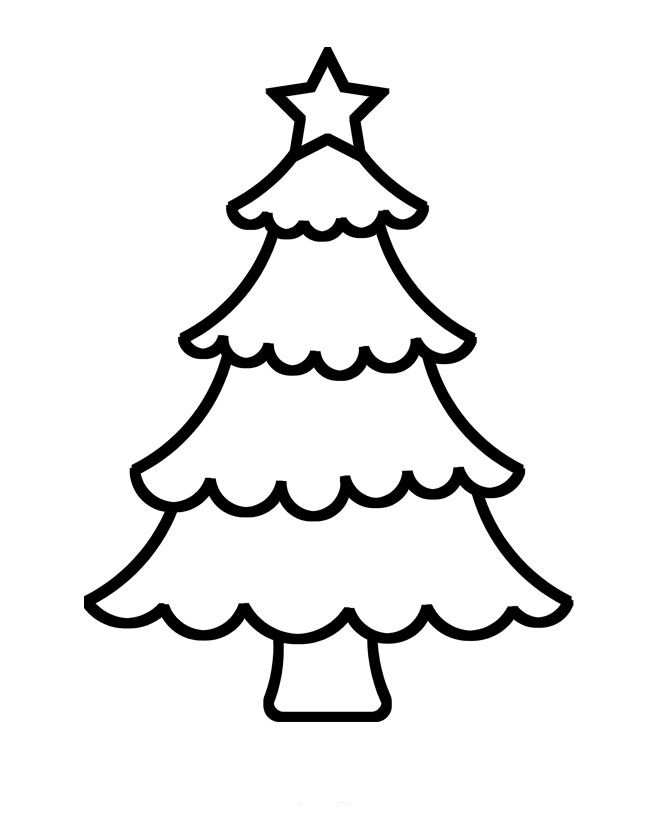
#> input picture pictures/empty.png, 650 x 815 px, found by its file name
$ python tree.py
#> lines starting #> are read from the running program, lines starting #| are printed output that depends on the picture; after the words box and inside, x2 and y2 are one past the last pixel; in counts of white or black regions, pixels touching at a corner belong together
import cv2
import numpy as np

empty_tree_img = cv2.imread(r'pictures\empty.png')
#> empty_tree_img is the input picture: shape (815, 650, 3); mean B, G, R 236.4, 236.4, 236.4
full_tree_img = cv2.imread(r'pictures\full.png')
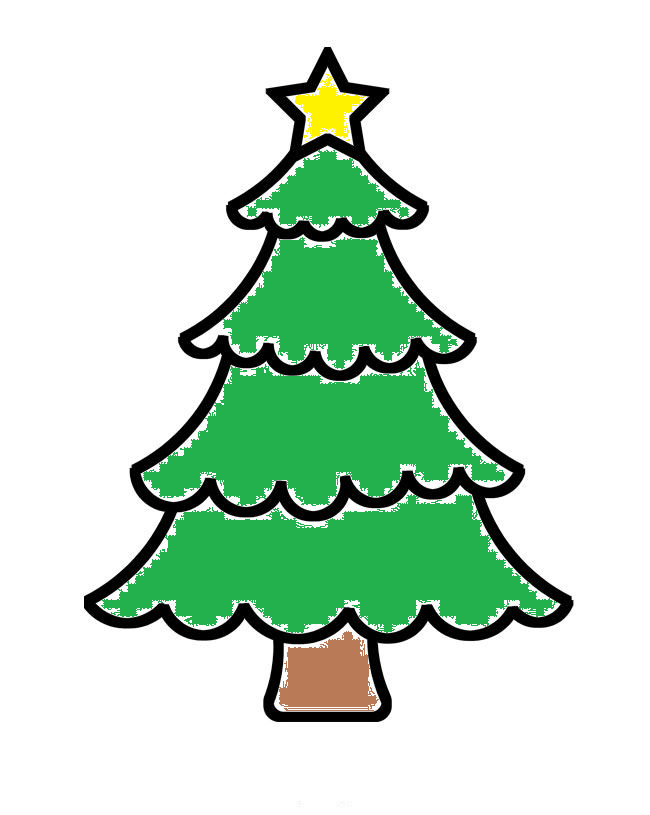
#> input picture pictures/full.png, 650 x 815 px, found by its file name
#> full_tree_img is the input picture: shape (815, 650, 3); mean B, G, R 203.3, 221.7, 198.1

cv2.namedWindow('score')

cumulative_score = 0
while True:

    text_color = (0,0,0)
    bar_color =  (255,255,255)
    img_size = 500
    empty_tree_img = cv2.resize(empty_tree_img, (img_size, img_size))
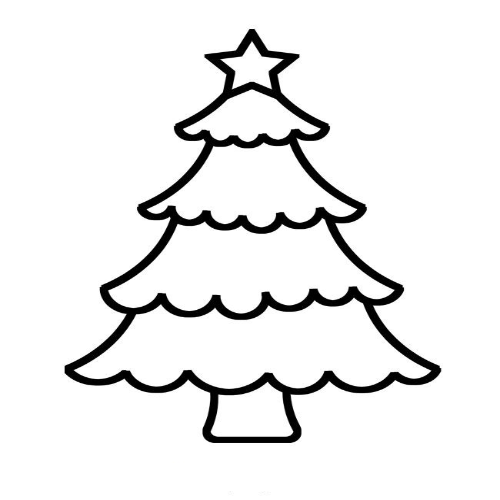
#> empty_tree_img: shape (500, 500, 3); mean B, G, R 236.4, 236.4, 236.4
    full_tree_img = cv2.resize(full_tree_img, (img_size, img_size))
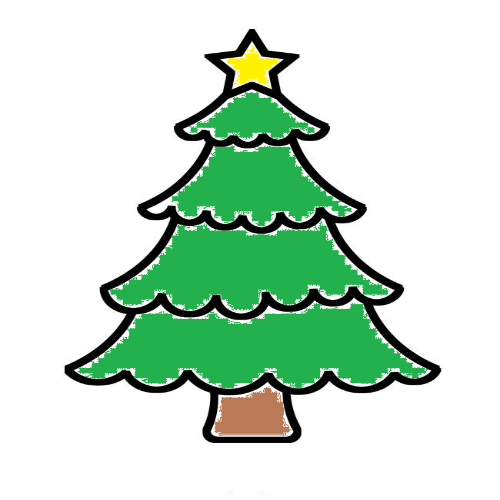
#> full_tree_img: shape (500, 500, 3); mean B, G, R 203.3, 221.7, 198.1


    # img = np.zeros((img_size, img_size, 3), np.uint8)

    np.sum(full_tree_img != 255, (1,2)) > img_size
    threshold = 200

    y_tree_start = np.where(np.sum(full_tree_img != 255, (1,2)) > threshold)[0][-1]
#> y_tree_start = 445
    y_tree_end = np.where(np.sum(full_tree_img != 255, (1,2)) > threshold)[0][0]
#> y_tree_end = 49

    y_full_start = y_tree_start - cumulative_score
#> y_full_start = 445
    y_full_start = np.clip(y_full_start, y_tree_end, y_tree_start)

    mask = np.zeros((img_size, img_size, 3), np.uint8)
    mask[y_full_start:, :, :] = 1

    img = mask * full_tree_img + (1 - mask) * empty_tree_img

    cumulative_score += 1
    text = "Relaxation score: {}".format(cumulative_score)

    cv2.putText(img, text,(img_size //6, int(0.05 * img_size)),
                cv2.FONT_HERSHEY_PLAIN, 1, text_color)
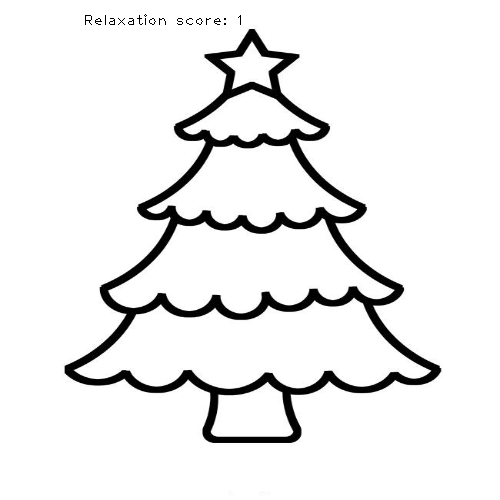
#> img: shape (500, 500, 3); 0.11% of pixels changed, all inside (x1, y1, x2, y2) = (85, 14, 241, 25)
    cv2.imshow('score',img)

    if cv2.waitKey(1) & 0xFF == ord('q'):
#> (key q is pressed here)
        break

cv2.destroyAllWindows()
